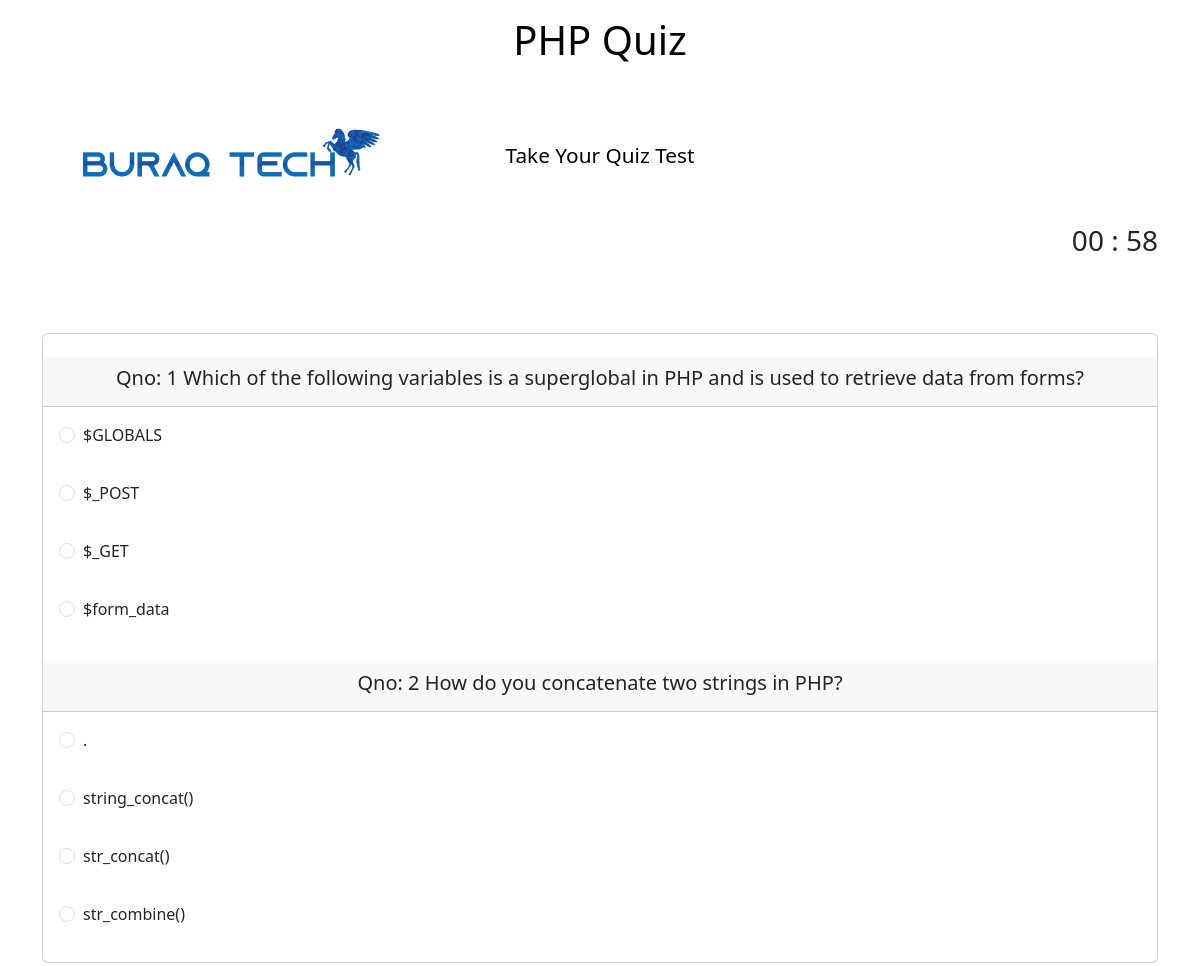
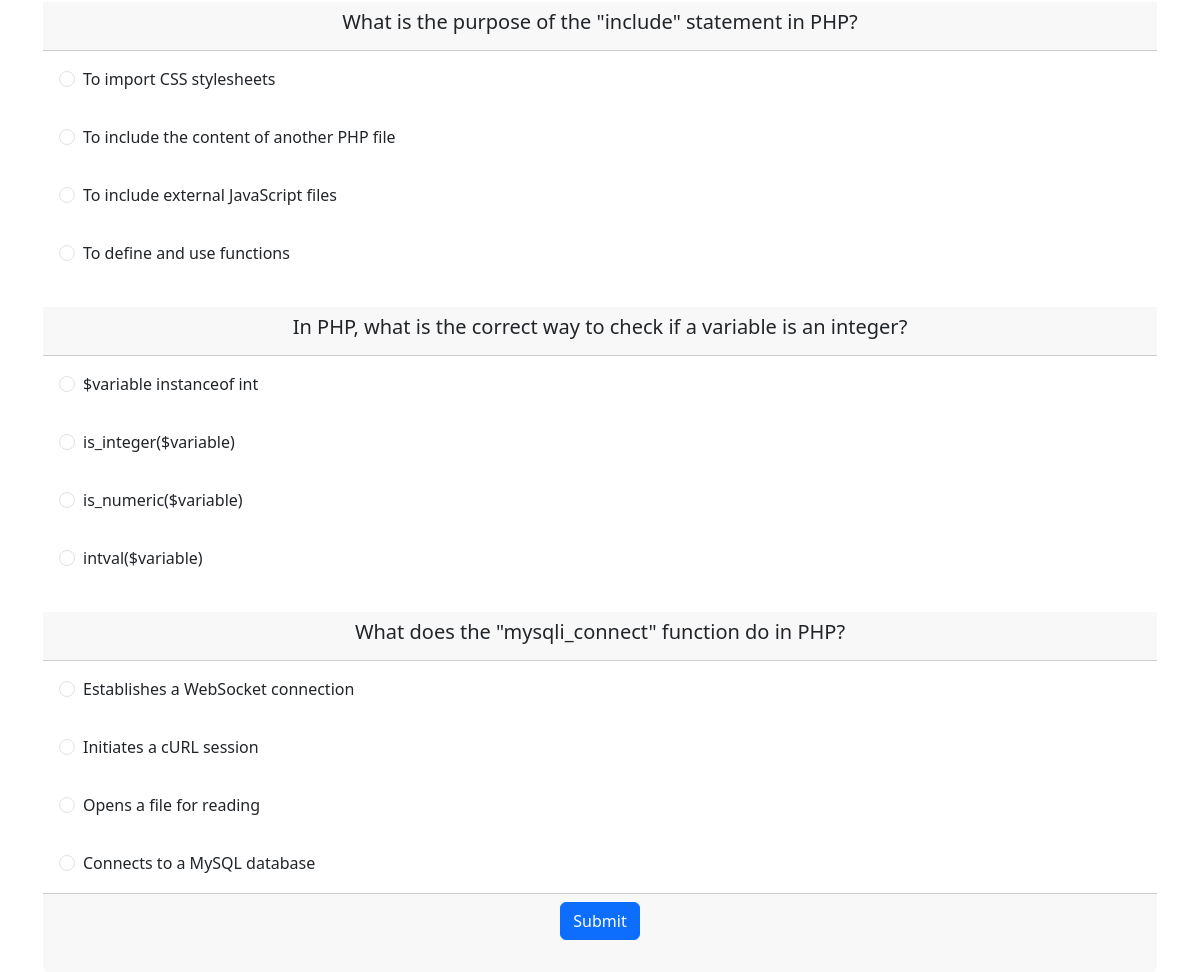
Screenshot of /quiz.php with the database file from the repository (2 pictures, top to bottom).
### tables this page shows
CREATE TABLE `question` (
  `id` int(225) NOT NULL,
  `question` varchar(225) NOT NULL,
  `aid` varchar(225) NOT NULL
);

CREATE TABLE `answer` (
  `aid` int(225) NOT NULL,
  `answer` varchar(225) NOT NULL,
  `ans_id` varchar(225) NOT NULL
);

### quiz.php (the view, shortened to what this page needs)
<?php
include ("config.php");
?>
<!DOCTYPE html>
<html lang="en">
<head>
  <link rel="stylesheet" href="https://cdn.jsdelivr.net/npm/bootstrap@5.3.0/dist/css/bootstrap.min.css">
</head>
<body class="translate='no'"  onload="timeout()">
 <div class="logo">
  <img src="images/buraq-tech-logo.png" alt="" srcset="">
 </div>
  <div class="container text-center mt-3">
    <h1 class="mb-4 text-black">PHP Quiz</h1>
    <form action="result.php" id="form1" method="post">
    <svg viewbox="0 0 100 20">
   <defs>
    <lineargradient id="gradient" x1="0" x2="0" y1="0" y2="1">
     <stop offset="5%" stop-color="blue" />
     <stop offset="55%" stop-color="white" />
     <stop offset="95%" stop-color="blue" />
    </lineargradient>
    <pattern id="wave" x="0" y="0" width="120" height="20" patternunits="userSpaceOnUse">
     <path id="wavePath" d="M-40 9 Q-30 7 -20 9 T0 9 T20 9 T40 9 T60 9 T80 9 T100 9 T120 9 V20 H-40z" mask="url(#mask)" fill="url(#gradient)">
      <animatetransform attributeName="transform" begin="0s" dur="1.5s" type="translate" from="0,0" to="40,0" repeatCount="indefinite" />
     </path>
    </pattern>
   </defs>
   <text text-anchor="middle" x="50" y="13" font-size="8" fill="url(#wave)" fill-opacity="0.6">
    <?php echo $_SESSION['name'];?>
   </text>
   <text text-anchor="middle" x="50" y="14" font-size="8" fill="url(#gradient)" fill-opacity="0.1">
 <?php echo $_SESSION['name'];?>
   </text>
  </svg>
  <br>
  <span class="sec">Take Your Quiz Test</span>
  <div id="time" class="time mt-5 text-end fs-3">time out</div>
  <br>
<div class="card mt-5">
<form action="#" method="post" id="time">
<?php
 for ($i=1; $i<6; $i++){
 $sql = "select *from question where id=$i";
 $data = mysqli_query($conn,$sql);
 while($row = mysqli_fetch_assoc($data)){
  ?>
  <div class="card-header mt-4"><h5><?php echo $row['question']?></h5></div>
  <?php
  }
  $sql = "select *from answer where ans_id=$i";
 $data = mysqli_query($conn,$sql);
 while($row = mysqli_fetch_assoc($data)){
  ?>
  <div class="card-body">
  <span class="form-check" style="float:left">
  <input type="radio"class="form-check-input" id="flexCheckIndeterminate" name='check[<?php echo $row['ans_id']; ?>]'
   value="<?php echo $row['aid']?>"><?php echo $row['answer']?></span></div>
<?php
}}?>
    <div class="card-footer text-center">
	<input type="submit" name = "sub"  class="btn btn-primary"><br><br>
  </div>
  </form>
  </div>
      </div>
</body>
</html>

### quiz.php (style rules this page uses)
svg { font-weight:bold; max-width:500px; height:auto; margin-top: -3rem; }
.sec { font-size : 1.3rem; color: black; }
.logo img { width : 300px; margin : 7rem 5rem; position : absolute; }
.container .card { height : 630px; margin-top: -1rem; }
.time { margin-top: -1rem; }

### rows the page displays
question: question "Qno: 1 Which of the following variables is a superglobal in PHP and is used to retrieve data from forms?"
answer: answer "$GLOBALS"
answer: answer "$_POST"
answer: answer "$_GET"
answer: answer "$form_data"
question: question "Qno: 2 How do you concatenate two strings in PHP?"
answer: answer "."
answer: answer "string_concat()"
answer: answer "str_concat()"
answer: answer "str_combine()"
question: question "What is the purpose of the \"include\" statement in PHP?"
answer: answer "To import CSS stylesheets"
answer: answer "To include the content of another PHP file"
answer: answer "To include external JavaScript files"
answer: answer "To define and use functions"
question: question "In PHP, what is the correct way to check if a variable is an integer?"
answer: answer "$variable instanceof int"
answer: answer "is_integer($variable)"
answer: answer "is_numeric($variable)"
answer: answer "intval($variable)"
question: question "What does the \"mysqli_connect\" function do in PHP?"
answer: answer "Establishes a WebSocket connection"
answer: answer "Initiates a cURL session"
answer: answer "Opens a file for reading"
answer: answer "Connects to a MySQL database"
